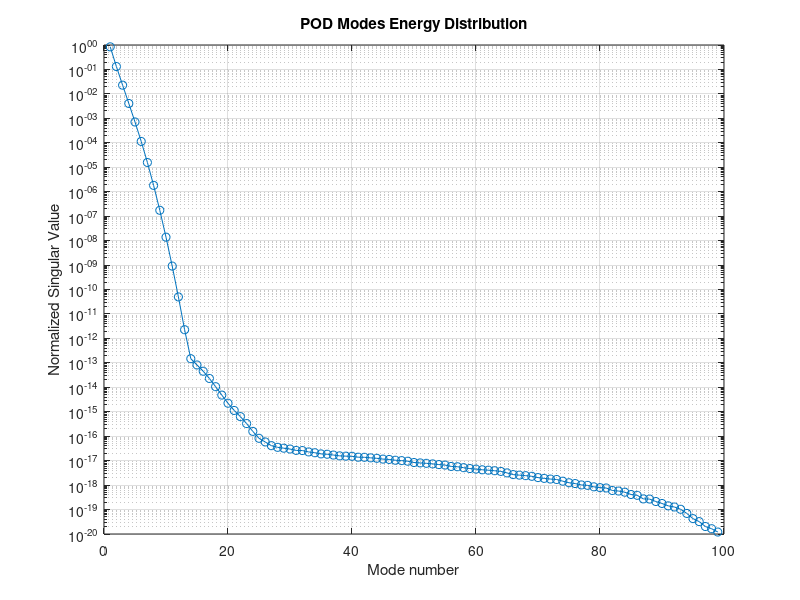

This chart was generated by the following MATLAB code: (Note: this script raises an error after producing the figure.)
%% ROM with Physics-Informed Neural Network for 1D Heat Equation
% Code is based on the book 
clear all; close all; clc;

%% 1. Generate high-fidelity data for the 1D heat equation
% Physical parameters
L = 1;          % Domain length [0,L]
alpha = 0.01;   % Thermal diffusivity
T = 1;          % Total simulation time
nx = 100;       % Number of spatial discretization points
nt = 200;       % Number of time steps

% Discretization
x = linspace(0, L, nx)';
dx = x(2) - x(1);
t = linspace(0, T, nt);
dt = t(2) - t(1);

% Initial condition (Gaussian pulse)
u0 = exp(-((x-L/2).^2)/(0.1^2));

% Finite difference matrices for second derivative
e = ones(nx,1);
A = spdiags([e -2*e e], [-1 0 1], nx, nx) / dx^2;

% Apply boundary conditions (Dirichlet u(0,t) = u(L,t) = 0)
A(1,:) = 0; A(end,:) = 0;

% Explicit time stepping (for simplicity)
% CFL = alpha*dt/dx^2 should be < 0.5 for stability
CFL = alpha*dt/dx^2;
fprintf('CFL = %.4f\n', CFL);
if CFL >= 0.5
    warning('CFL condition violated! Solution may be unstable.');
end

% Store solution snapshots
U = zeros(nx, nt);
U(:,1) = u0;

% Solve high-fidelity model
u = u0;
for i = 1:nt-1
    u = u + dt * alpha * (A * u);
    u(1) = 0; u(end) = 0;  % enforce boundary conditions
    U(:,i+1) = u;
end

%% 2. Build POD-based ROM
% Compute SVD of snapshot matrix
[Phi, S, ~] = svd(U, 'econ');

% Plot singular values
figure;
semilogy(diag(S)/sum(diag(S)), 'o-');
xlabel('Mode number');
ylabel('Normalized Singular Value');
title('POD Modes Energy Distribution');
grid on;

% Choose number of POD modes to retain
energy_threshold = 0.999;
cumulative_energy = cumsum(diag(S).^2) / sum(diag(S).^2);
r = find(cumulative_energy >= energy_threshold, 1);
fprintf('Retaining %d POD modes to capture %.2f%% of energy\n', r, 100*energy_threshold);

% Truncate modes
Phi_r = Phi(:, 1:r);

% Project high-fidelity snapshots to get ROM coefficients
a = Phi_r' * U;

% Projected matrices for ROM
A_rom = Phi_r' * A * Phi_r;

%% 3. Create Physics-Informed Neural Network to learn ROM dynamics

% Define network architecture
inputSize = r;      % Input: ROM coefficients
hiddenSize = 20;    % Hidden layer size
outputSize = r;     % Output: Time derivative of ROM coefficients

% Create feedforward network
net = feedforwardnet(hiddenSize);
net.divideParam.trainRatio = 0.7;
net.divideParam.valRatio = 0.15;
net.divideParam.testRatio = 0.15;

% Prepare training data
% Input: POD coefficients at each time
X_train = a(:, 1:end-1);

% Output: Time derivative of POD coefficients (using finite difference)
Y_train = (a(:, 2:end) - a(:, 1:end-1)) / dt;

% Train the neural network
[net, tr] = train(net, X_train, Y_train);

%% 4. Create the physics-informed loss function

% Function to compute physics residual (heat equation in ROM space)
function residual = physicsResidual(a_pred, a, Phi_r, A_rom, alpha, dt)
    % a_pred: predicted coefficients at next time
    % a: coefficients at current time
    
    % Neural network prediction (data-driven)
    da_dt_nn = (a_pred - a) / dt;
    
    % Physics model prediction
    da_dt_physics = alpha * A_rom * a;
    
    % Residual between data-driven and physics-based predictions
    residual = norm(da_dt_nn - da_dt_physics) / norm(da_dt_physics);
end

%% 5. Test the ROM-PINN model

% Initial POD coefficients
a_test = a(:, 1);

% Storage for ROM-PINN solution
a_pinn = zeros(r, nt);
a_pinn(:, 1) = a_test;

% Time stepping with ROM-PINN
for i = 1:nt-1
    % 1. Neural network prediction
    da_dt_nn = net(a_pinn(:, i));
    
    % 2. Physics-based correction
    da_dt_physics = alpha * A_rom * a_pinn(:, i);
    
    % 3. Calculate physics residual
    a_next_nn = a_pinn(:, i) + dt * da_dt_nn;
    residual = physicsResidual(a_next_nn, a_pinn(:, i), Phi_r, A_rom, alpha, dt);
    
    % 4. Adapt physics weight based on residual
    physics_weight = 0.3 + 0.2 * min(residual, 1);  % Increase physics weight when residual is high
    
    % 5. Combine NN and physics (weighted average)
    da_dt_combined = (1-physics_weight) * da_dt_nn + physics_weight * da_dt_physics;
    
    % 6. Update ROM coefficients
    a_pinn(:, i+1) = a_pinn(:, i) + dt * da_dt_combined;
    
    % Print residual for every 20th step
    if mod(i, 20) == 0
        fprintf('Time step %d, Physics residual: %.4e\n', i, residual);
    end
end

% Reconstruct full solution from ROM coefficients
U_pinn = Phi_r * a_pinn;

%% 6. Compare high-fidelity and ROM-PINN solutions

% Plot solution at different time steps
plot_times = round(linspace(1,nt,5));

figure;
for i = 1:length(plot_times)
    t_idx = plot_times(i);
    
    subplot(length(plot_times), 1, i);
    plot(x, U(:, t_idx), 'b-', 'LineWidth', 2);
    hold on;
    plot(x, U_pinn(:, t_idx), 'r--', 'LineWidth', 1.5);
    
    title(sprintf('t = %.3f', t(t_idx)));
    xlabel('x');
    ylabel('u(x,t)');
    legend('High-fidelity', 'ROM-PINN');
    grid on;
end

% Calculate and display error
error = norm(U - U_pinn, 'fro') / norm(U, 'fro');
fprintf('Relative error between high-fidelity and ROM-PINN: %.4e\n', error);

%% 7. Example with parameter variation
%define new parameters
% Stress test with large change to diffusivity and much longer simulation
% time

alpha_new = 0.1;   % Thermal diffusivity
dx_new = L/100;       % Number of spatial discretization points
dt_new = T/2001;       % Number of time steps
% Check stability for new parameter
CFL_new = alpha_new*dt_new/dx_new^2;
fprintf('New CFL = %.4f\n', CFL_new);
%new discretization
% Discretization
x_new = (dx_new:dx_new:L)';
nx_new = length(x_new);
t_new = 0:dt_new:T;
nt_new = length(t_new);
if CFL_new >= 0.5
    error('CFL condition violated with new parameter! Solution may be unstable.');
    % Consider reducing dt to maintain stability
    % dt_new = 0.4 * dx^2 / alpha_new;
    % fprintf('Suggested dt: %.6f\n', dt_new);
else
    dt = dt_new;
    dx = dx_new;
    t = t_new;
    x = x_new;
    nt = nt_new;
    nx = nx_new; 
end

% Initial condition
u0_new = exp(-((x-L/2).^2)/(0.1^2));

% High-fidelity solution with new parameter
U_new = zeros(nx, nt);
U_new(:,1) = u0_new;

u = u0_new;
for i = 1:nt-1
    u = u + dt * alpha_new * (A * u);
    u(1) = 0; u(end) = 0;  % enforce boundary conditions
    U_new(:,i+1) = u;
end

% Project initial condition onto ROM basis
a_new = Phi_r' * u0_new;

% Storage for ROM-PINN solution with new parameter
a_pinn_new = zeros(r, nt);
a_pinn_new(:, 1) = a_new;

% Fix the paramNet training to accept single inputs correctly
paramNet = feedforwardnet(10);
% Train with individual scalars as separate samples
paramNet = train(paramNet, [alpha, alpha_new], [1, 1.5]);

% Time stepping with ROM-PINN for new parameter
for i = 1:nt-1
    % 1. Neural network prediction (base dynamics)
    da_dt_nn = net(a_pinn_new(:, i));
    
    % 2. Parameter scaling (learned from data) - now fixed to accept scalar
    param_scale = paramNet(alpha_new);
    
    % 3. Physics-based correction with new parameter
    da_dt_physics = alpha_new * A_rom * a_pinn_new(:, i);
    
    % 4. Calculate physics residual
    a_next_nn = a_pinn_new(:, i) + dt * param_scale * da_dt_nn;
    residual = physicsResidual(a_next_nn, a_pinn_new(:, i), Phi_r, A_rom, alpha_new, dt);
    
    % 5. Adapt physics weight based on residual (more physics for new parameter)
    physics_weight = 0.4 + 0.3 * min(residual, 1);  % Higher base weight for parameter variation
    
    % 6. Combine NN and physics (weighted average)
    da_dt_combined = (1-physics_weight) * param_scale * da_dt_nn + physics_weight * da_dt_physics;
    
    % 7. Update ROM coefficients
    a_pinn_new(:, i+1) = a_pinn_new(:, i) + dt * da_dt_combined;
    
    % Print residual for every 20th step
    if mod(i, 20) == 0
        fprintf('New param time step %d, Physics residual: %.4e\n', i, residual);
    end
end

% Reconstruct full solution from ROM coefficients
U_pinn_new = Phi_r * a_pinn_new;
plot_times = round(linspace(1,nt,5));
% Plot comparison for new parameter
figure;
for i = 1:length(plot_times)
    t_idx = plot_times(i);
    
    subplot(length(plot_times), 1, i);
    plot(x, U_new(:, t_idx), 'b-', 'LineWidth', 2);
    hold on;
    plot(x, U_pinn_new(:, t_idx), 'r--', 'LineWidth', 1.5);
    
    title(sprintf('New Parameter (alpha=%.3f), t = %.3f', alpha_new, t(t_idx)));
    xlabel('x');
    ylabel('u(x,t)');
    legend('High-fidelity', 'ROM-PINN');
    grid on;
end

% Calculate and display error for new parameter
error_new = norm(U_new - U_pinn_new, 'fro') / norm(U_new, 'fro');
fprintf('Relative error for new parameter: %.4e\n', error_new);